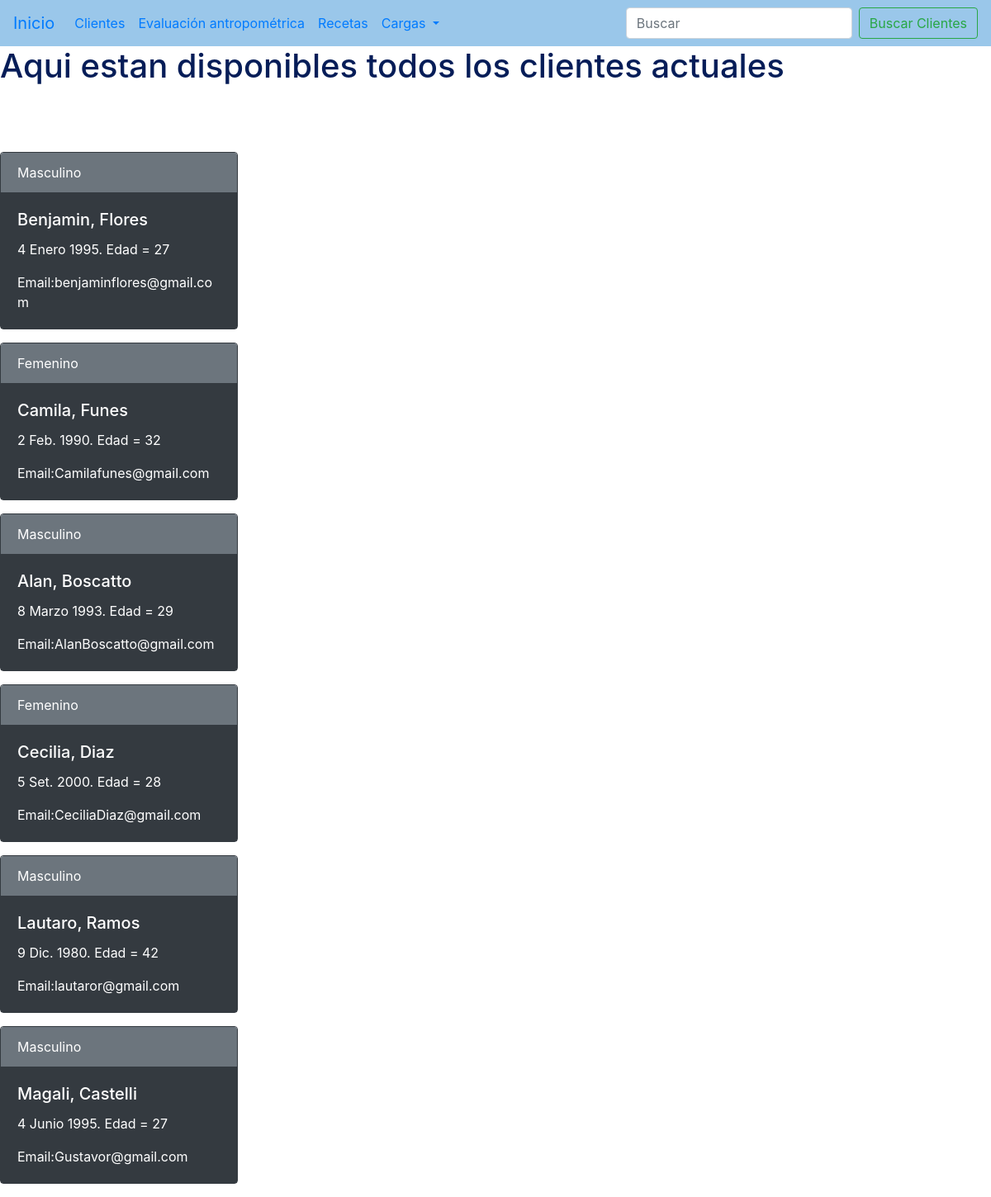
/clientes/, run on an earlier commit of the app's database.
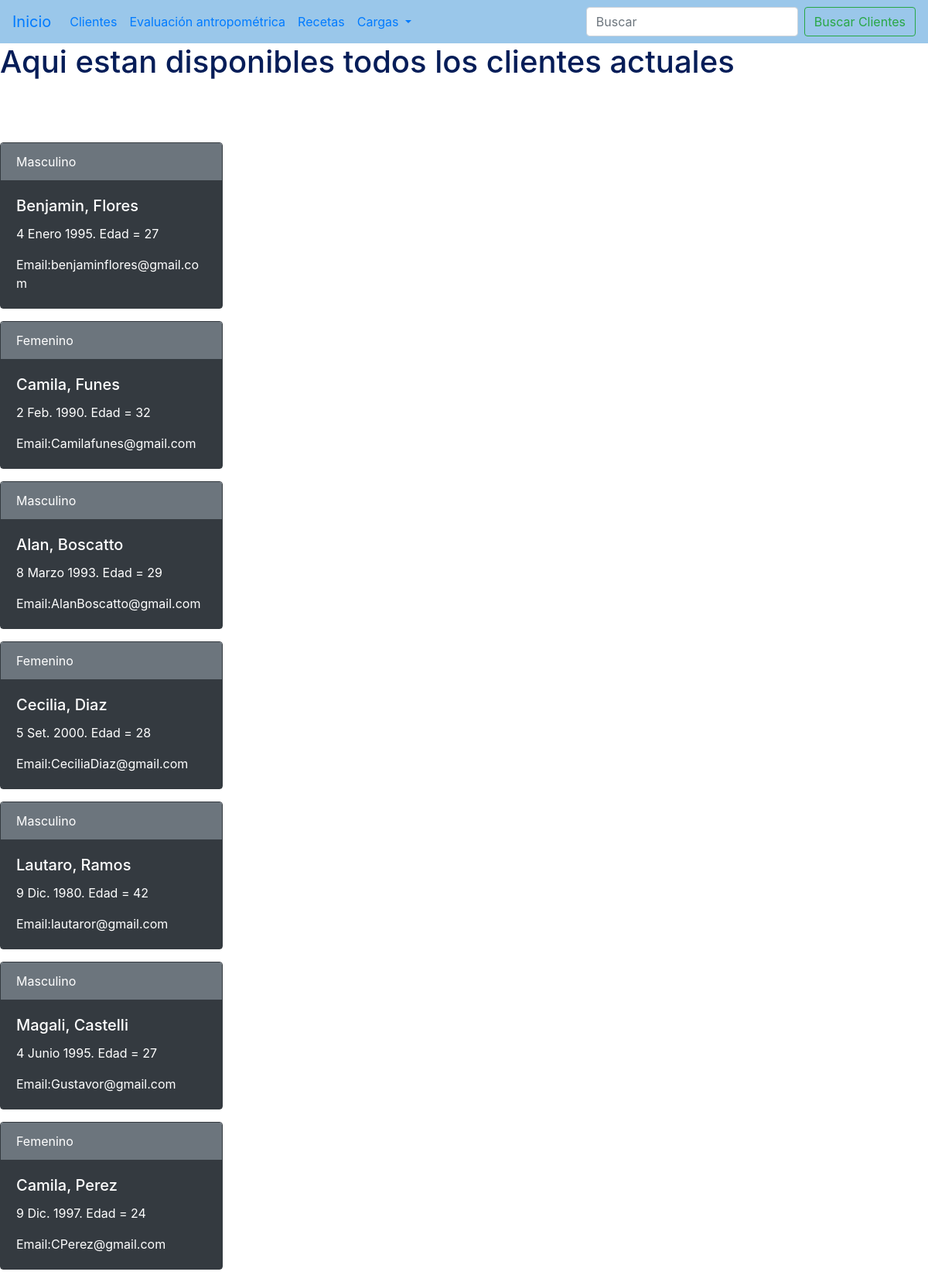
And on a later commit of the database.
### app_nutricion/models.py (models this page shows)
class Clientes(models.Model):
    name = models.CharField(max_length=30)
    last_name = models.CharField(max_length=40)
    birth_date = models.DateField()
    age = models.IntegerField()
    sexo = models.CharField(max_length=20)
    email = models.EmailField(max_length=100)
    class Meta:
        verbose_name = 'Cliente'
        verbose_name_plural = 'Clientes'

### app_nutricion/views.py (the view)
# urls.py: path('',listar_clientes, name='lista_clientes'),
def listar_clientes(request):
    lista_clientes = Clientes.objects.all()
    context = {'lista_clientes': lista_clientes}
    return render(request, 'lista_clientes.html', context=context)

### templates/lista_clientes.html (shortened to what this page needs)
{% extends 'base.html' %}
{% block contenido %}
<h1 style = color:rgb(6,29,88)> Aqui estan disponibles todos los clientes actuales</h1>
{% for cliente in lista_clientes %}
    <div class="card text-dark border-dark mb-3" style="max-width: 18rem;">
        <div class="card-header text-white bg-secondary border-dark">{{cliente.sexo}}</div>
        <div class="card-body text-white bg-dark border-dark">
        <h5 class="card-title">{{cliente.name}}, {{cliente.last_name}}</h5>
        <p class="card-text">{{cliente.birth_date}}. Edad = {{cliente.age}}</p>
        <p class="card-text">Email:{{cliente.email}} </p>
        </div>
    </div>
{% endfor %}
{% endblock %}

What changed in the data, as far as the page shows it:
added Clientes: sexo "Femenino", name "Camila", last_name "Perez", birth_date "9 Dic. 1997", age "24", email "CPerez@gmail.com"
